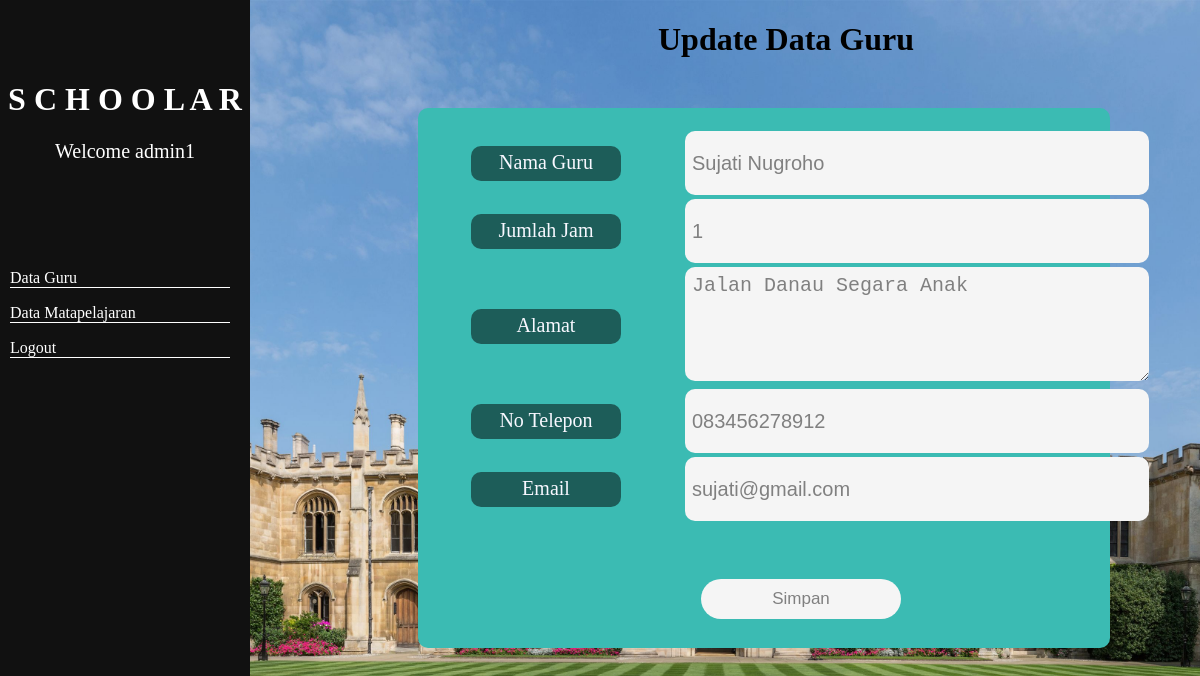
Screenshot of /guru/form-update.php?kode_guru=1 (signed in) with the database file from the repository.
### tables this page shows
CREATE TABLE `guru` (
  `kode_guru` int(3) NOT NULL,
  `nama_guru` varchar(100) NOT NULL,
  `jumlah_jam` int(2) NOT NULL,
  `alamat` text NOT NULL,
  `telp` varchar(15) NOT NULL,
  `email` varchar(50) NOT NULL
);

### guru/form-update.php (the view, shortened to what this page needs)
<?php
include '../connect.php';
$kode_guru = $_GET['kode_guru'];
$query = "SELECT * FROM guru WHERE kode_guru = $kode_guru";
$result = mysqli_query($connect,$query);
$data = mysqli_fetch_assoc($result);
?>
<!DOCTYPE html>
<html lang="en">
<head>
    <link rel="stylesheet" href="../master2.css">
</head>
<body>
<h1 style="margin-left:650px">Update Data Guru</h1>
<div id="menu">
    <h1 style="color:white; text-align:center">S C H O O L A R</h1>
    <p style="
    margin-left:0px;
    border: 0;
    text-align:center;
    color:white;
    font-size:20px"> Welcome <?php echo $_SESSION['user'];?></p>
    <ul>
        <p><a href="read.php">Data Guru</a></p>
        <p><a href="../mapel/read.php">Data Matapelajaran</a></p>
        <p><a href="../login/logout.php" onclick="return confirm('Apakah Anda Yakin Ingin Logout ?')">Logout</a></p>
    </ul>
</div>
    <form action="update.php" method="post">
    <table>
        <tr>
        <td><div id="label"><label for="">Nama Guru</label></div></td>
        <td><input type="text" name="nama_guru" value="<?php echo $data['nama_guru'];?>" id="input"></td>
        </tr>
        <tr>
        <td><div id="label"><label for="">Jumlah Jam</label></div></td>
        <td><input type="text" name="jumlah_jam" value="<?php echo $data['jumlah_jam'];?>" id="input2"></td>
        </tr>
        <tr>
        <td><div id="label"><label for="">Alamat</label></div></td>
        <td><textarea name="alamat" id="input3" value="" cols="30" rows="10"><?php echo $data['alamat'];?></textarea></td>
        </tr>
        <tr>
        <td><div id="label"><label for="">No Telepon</label></div></td>
        <td><input type="text" name="telp" value="<?php echo $data['telp'];?>" id="input4"></td>
        </tr>
        <tr>
        <td><div id="label"><label for="">Email</label></div></td>
        <td><input type="text" name="email" value="<?php echo $data['email'];?>" id="input5"></td>
        </tr>
        <tr><td><input type="hidden" name="kode_guru" value="<?php echo $data['kode_guru'];?>"></td></tr>
        <tr>
        <td><input type="submit" name="btnSimpan" value="Simpan" id="sim" onclick="return Validasi()"></td>
        </tr>
    </table>
    </form>
</body>
</html>

### master2.css (style rules this page uses)
body { background-image:url(image/univ.jpg); background-size:cover; background-repeat:no-repeat; }
form { border-radius: 10px; background-color: #3bbbb3; margin-left:410px; margin-top:50px; padding: 20px 50px 20px 50px; width:50%; height: 500px; }
#input, #input2, #input4, #input5 { border-radius: 10px; padding:7px; background-color:whitesmoke; border:0; font-size: 20px; color : gray; width:650px; height: 50px; }
#input3 { border-radius: 10px; padding:7px; background-color:whitesmoke; border:0; font-size: 20px; color : gray; width:650px; height: 100px; }
#sim { border-radius: 30px; position: absolute; padding:10px 15px 10px 15px; background-color:whitesmoke; border:0; font-size: 17px; color : gray; width:200px; margin-left: 230px; margin-top: 50px; }
#menu { height: 100%; width: 250px; position: absolute; z-index: 1; top: 0; left: 0; background-color: #111; padding-top: 60px; }
ul { padding-top:70px; padding-left:10px; margin:0; }
#menu a { text-decoration:none; color : white; }
#menu ul p { border-bottom:1px solid white; width:220px; }

### guru/form-update.php (style rules this page uses)
#input, #input2, #input4, #input5 { margin-left:60px; border-radius: 10px; padding:7px; background-color:whitesmoke; border:0; font-size: 20px; color : gray; width:450px; height: 50px; }
#input3 { margin-left:60px; border-radius: 10px; padding:7px; background-color:whitesmoke; border:0; font-size: 20px; color : gray; width:450px; height: 100px; }
#label { border-radius:10px; background-color:rgba(0,0,0,0.5); color:ghostwhite; text-align:center; height:30px; font-size:20px; width:150px; padding-top:5px; }
label { padding-top:10px; }

### rows the page displays
guru: nama_guru "Sujati Nugroho", jumlah_jam "1", alamat "Jalan Danau Segara Anak", telp "083456278912", email "sujati@gmail.com"

### other values shown
$_SESSION['user'] "admin1"
